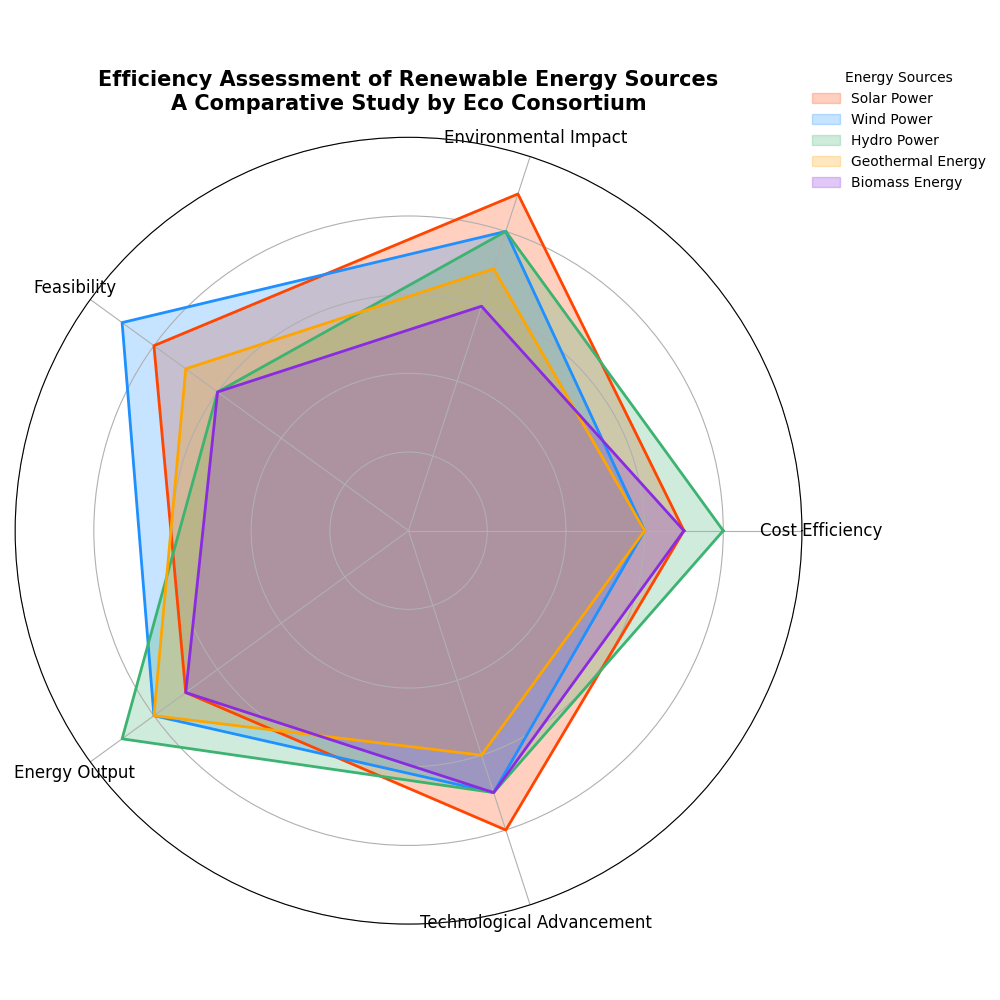

Reproduce this figure in Python.
import matplotlib.pyplot as plt
import numpy as np

categories = ['Cost Efficiency', 'Environmental Impact', 'Feasibility', 'Energy Output', 'Technological Advancement']
solar_data = [7, 9, 8, 7, 8]
wind_data = [6, 8, 9, 8, 7]
hydro_data = [8, 8, 6, 9, 7]
geothermal_data = [6, 7, 7, 8, 6]
biomass_data = [7, 6, 6, 7, 7]

labels = np.array(categories)
data_entries = {
    'Solar Power': np.array(solar_data + [solar_data[0]]),
    'Wind Power': np.array(wind_data + [wind_data[0]]),
    'Hydro Power': np.array(hydro_data + [hydro_data[0]]),
    'Geothermal Energy': np.array(geothermal_data + [geothermal_data[0]]),
    'Biomass Energy': np.array(biomass_data + [biomass_data[0]])
}

angles = np.linspace(0, 2 * np.pi, len(categories), endpoint=False).tolist()
angles += angles[:1]

# New set of colors
colors = ['#FF4500', '#1E90FF', '#3CB371', '#FFA500', '#8A2BE2']

fig, ax = plt.subplots(figsize=(10, 10), subplot_kw=dict(polar=True))

for (name, data), color in zip(data_entries.items(), colors):
    ax.fill(angles, data, color=color, alpha=0.25, label=name)
    ax.plot(angles, data, color=color, linewidth=2)

ax.set_xticks(angles[:-1])
ax.set_xticklabels(labels, fontsize=12)
ax.set_yticklabels([])
ax.set_ylim(0, 10)
ax.set_title('Efficiency Assessment of Renewable Energy Sources\nA Comparative Study by Eco Consortium', size=15, weight='bold', pad=20)

ax.legend(loc='upper right', bbox_to_anchor=(1.25, 1.1), title="Energy Sources", frameon=False)

plt.tight_layout()
plt.show()
